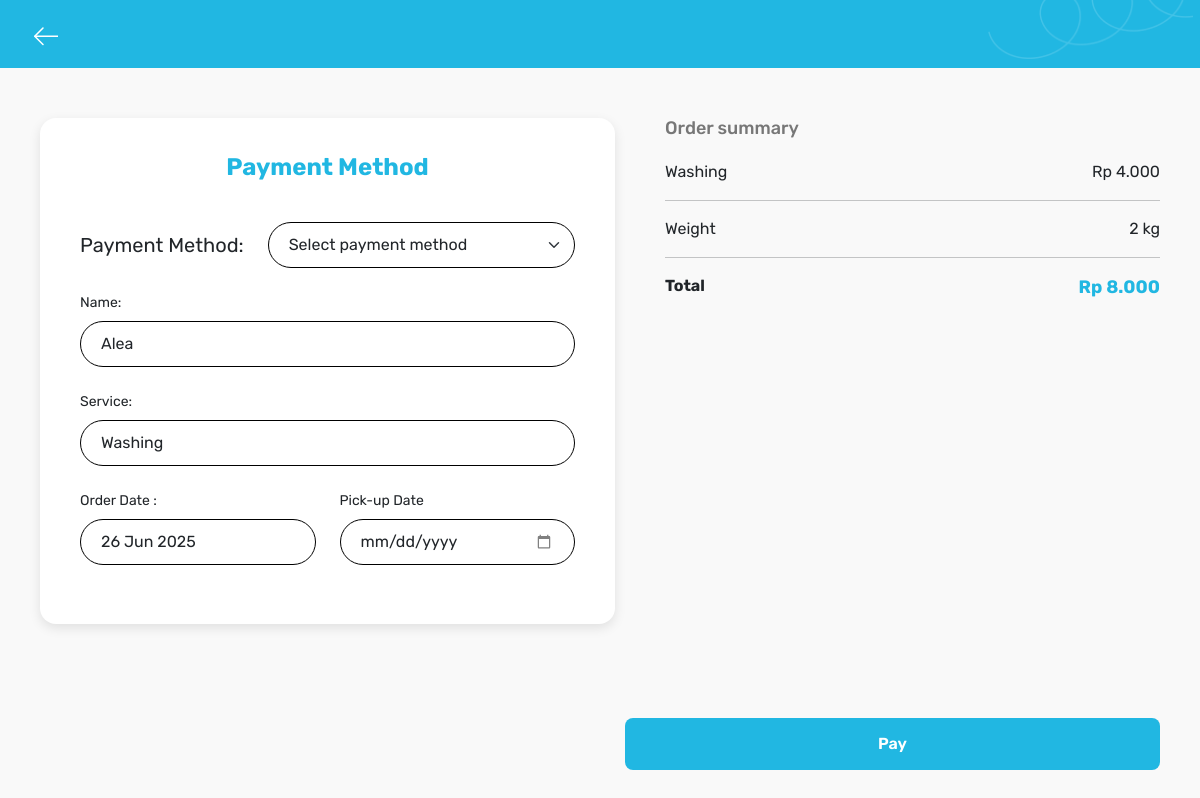
The app's page /payment.php?id=32 (signed in) with its own data.
### tables this page shows
CREATE TABLE `pesanan` (
  `id` int(15) NOT NULL,
  `nama` varchar(100) NOT NULL,
  `layanan` varchar(30) NOT NULL,
  `berat` varchar(30) NOT NULL,
  `total_harga` int(50) NOT NULL,
  `no_telp` int(30) NOT NULL,
  `tgl` date NOT NULL,
  `parfum` varchar(50) NOT NULL,
  `pembayaran` enum('Unpaid','Paid','','') NOT NULL DEFAULT 'Unpaid',
  `status` enum('Process','Finished','','') NOT NULL DEFAULT 'Process',
  `id_pelanggan` int(11) DEFAULT NULL,
  `id_karyawan` int(11) DEFAULT NULL
);

### payment.php (the view, shortened to what this page needs)
<?php
  include 'koneksi.php';
  $id = isset($_GET['id']) ? (int)$_GET['id'] : 0;
  $query = mysqli_query($connect, "SELECT * FROM pesanan WHERE id = $id");
  $data = mysqli_fetch_assoc($query);
   $hargaPerLayanan = [
  "Iron" => 5000,
  "Washing & Folding" => 5000,
  "Washing & Iron" => 6000,
  "Washing" => 4000,
  "Wash Express" => 10000
];
$namaLayanan = $data['layanan'];
$hargaLayanan = isset($hargaPerLayanan[$namaLayanan]) ? $hargaPerLayanan[$namaLayanan] : 0;
$total = $hargaLayanan * (int)$data['berat'];
?>
<!DOCTYPE html>
<html lang="en">
<head>
  <link href="https://cdn.jsdelivr.net/npm/bootstrap@5.3.3/dist/css/bootstrap.min.css" rel="stylesheet" />
</head>
<body>
<div class="top-bar" style="position: relative;">
  <a href="detail_order.php?id=<?= $data['id'] ?>">
  </a>
  <img src="gambar/spiral.png" alt="Spiral"
       style="position: absolute; top: -20px; right: 7px; width: 205px; pointer-events: none;" />
</div>
<div class="container-payment">
  <div class="payment-box">
    <h4>Payment Method</h4>
    <form>
      <div class="form-method-row ">
        <label for="method" style="font-size: 20px;">Payment Method:</label>
        <select id="method" class="form-select">
            <option selected disabled>Select payment method</option>
        </select>
      </div>
      <div class="form-group">
        <label>Name:</label>
        <input type="text" class="form-control" value="<?= htmlspecialchars($data['nama']) ?>" readonly>
      </div>
      <div class="form-group">
        <label>Service:</label>
        <input type="text" class="form-control" value="<?= htmlspecialchars($data['layanan']) ?>" readonly>
      </div>
      <div class="row mt-3">
        <div class="col form-group">
          <label>Order Date :</label>
          <input type="text" class="form-control" value="<?= date('d M Y', strtotime($data['tgl'])) ?>" readonly>
        </div>
        <div class="col form-group">
          <label>Pick-up Date</label>
          <input type="date" class="form-control">
        </div>
      </div>
    </form>
  </div>
  <div class="order-summary">
    <h6>Order summary</h6>
    <div class="row">
      <div class="col"><?= htmlspecialchars($data['layanan']) ?></div>
      <div class="col text-end">Rp <?= number_format($hargaLayanan, 0, ',', '.') ?></div>
    </div>
    <hr>
    <div class="row">
      <div class="col">Weight</div>
      <div class="col text-end"><?= (int)$data['berat'] ?> kg</div>
    </div>
    <hr>
    <div class="row">
      <div class="col fw-bold">Total</div>
      <div class="col text-end total">Rp <?= number_format($total, 0, ',', '.') ?></div>
    </div>
</div>
<div class="fixed-pay-btn">
 <form method="POST" action="update_payment.php">
  <button class="btn btn-pay" type="submit" onclick="syncPickupDate()">Pay</button>
</form>
</div>
</body>
</html>

### payment.php (style rules this page uses)
body { font-family: 'Rubik'; background-color: #f9f9f9; margin: 0; padding: 0; position: relative; min-height: 100vh; }
.top-bar { background-color: #21b7e2; padding: 20px 30px; display: flex; align-items: center; }
.top-bar svg { width: 28px; height: 28px; stroke: white; cursor: pointer; }
.container-payment { display: flex; justify-content: start; gap: 50px; padding: 50px 40px 100px; flex-wrap: wrap; }
.payment-box { background-color: #fff; padding: 35px 40px; border-radius: 16px; box-shadow: 0px 4px 12px rgba(0,0,0,0.1); flex: 1; min-width: 400px; max-width: 600px; }
.payment-box h4 { font-weight: 700; color: #21b7e2; text-align: center; margin-bottom: 40px; font-size: 24px; }
.form-group label { font-size: 14px; font-weight: normal; margin-bottom: 8px; display: block; }
.form-method-row { display: flex; align-items: center; gap: 24px; margin-bottom: 24px; }
.form-method-row label { font-size: 16px; margin-bottom: 0; white-space: nowrap; min-width: 150px; }
.form-method-row select { flex: 1; border-radius: 30px; padding: 10px 20px; border: 1px solid black; width: 100%; }
.form-control, .form-select { border-radius: 30px; padding: 10px 20px; width: 100%; border: 1px solid black; }
.order-summary { flex: 1; max-width: 500px; align-self: flex-start; }
.order-summary h6 { color: #777; font-weight: 500; font-size: 18px; margin-bottom: 20px; }
.order-summary .row { margin-bottom: 12px; font-size: 16px; }
.order-summary .total { font-weight: bold; color: #21b7e2; font-size: 18px; }
.btn-pay { background-color: #21b7e2; color: white; padding: 14px 100px; font-weight: 600; border-radius: 8px; border: none; font-size: 16px; width: 535px; }
.fixed-pay-btn { position: fixed; right: 40px; bottom: 30px; }
.form-group { margin-bottom: 24px; }

### records on screen
pesanan: nama "Alea", layanan "Washing", tgl "26 Jun 2025", layanan "4.000", berat "2", total "8.000"
